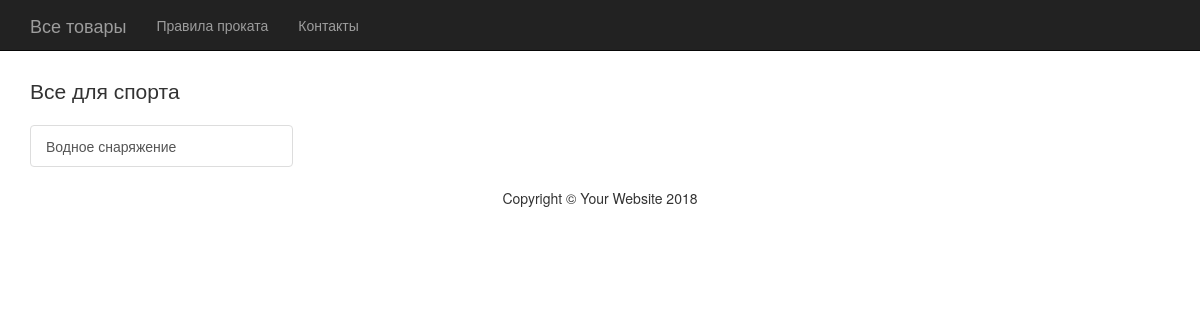
The page /category/2/ on the database as committed earlier.
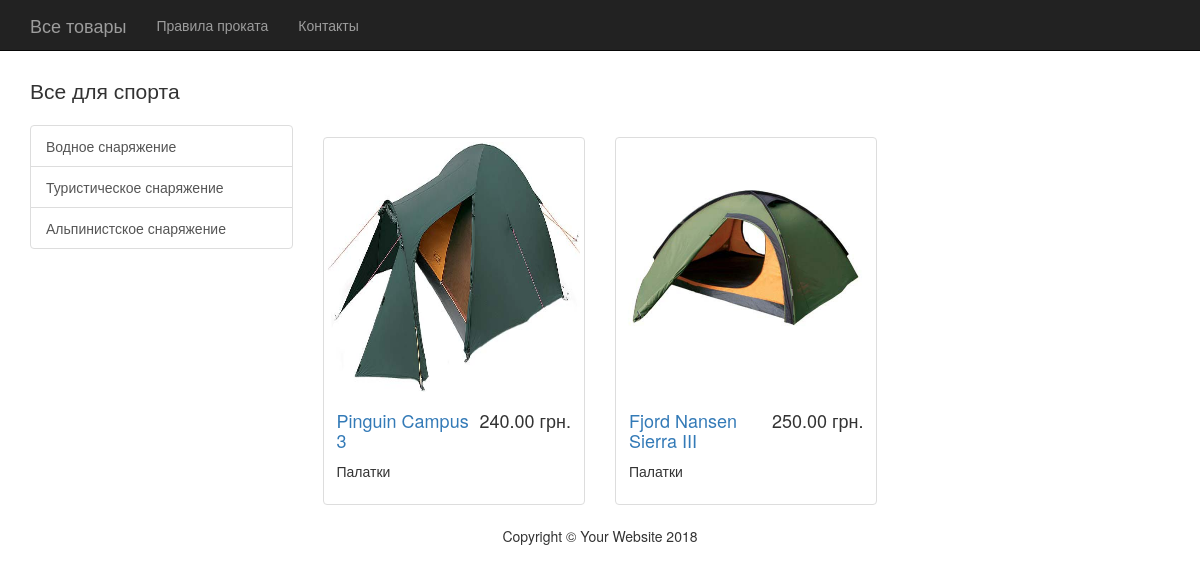
The same page on the database as committed later.
### prokat/models.py (models this page shows, shortened)
class Category(models.Model):
    title = models.CharField(max_length=100)

class Product(models.Model):
    category = models.ForeignKey(Category)
    type = models.ForeignKey(Type, null=True)
    title = models.CharField(max_length=120)
    description = models.TextField()
    image = models.ImageField(upload_to=image_folder)
    price = models.DecimalField(max_digits=9, decimal_places=2)
    available = models.BooleanField(default=True)

class Type(models.Model):
    type = models.CharField(max_length=200)
    def __str__(self):
        return self.type

### prokat/views.py (the view)
# urls.py: url(r'^category/(?P<pk>\d+)/$', prod_list, name='category'),
def prod_list(request, pk):
    products = Product.objects.filter(category=pk)
    categories = Category.objects.all()
    context = {
        'categories': categories,
        'products': products,
    }
    return render(request, 'category.html', context)

### prokat/templates/category.html (shortened to what this page needs)
{% extends "base.html" %}
{% block content %}
    <p class="lead">Все для спорта</p>
    <div class="list-group">
        {% for category in categories %}
            <a href="{% url 'category' pk=category.pk %}" class="list-group-item">{{ category.title }}</a>
        {% endfor %}
    </div>
    </div>
    <div class="col-md-9">
        <div class="row carousel-holder">
            <div class="col-md-12">
                <div id="carousel-example-generic" class="carousel slide" data-ride="carousel">
                    <ol class="carousel-indicators">
                    </ol>
                </div>
            </div>
        </div>
        <br>
        <div class="row">
            <br>
            <br>
            <br>
            {% for product in products %}
                <div class="col-sm-4 col-lg-4 col-md-4">
                    <div class="thumbnail">
                        <img src="{{ product.image.url }}" alt="" style='width:100%; height: 250px'>
                        <div class="caption">
                            <h4 class="pull-right">{{ product.price }} грн.</h4>
                            <h4><a href="{% url 'prod_detail' pk=product.pk %}">{{ product.title }}</a>
                            </h4>
                            <p>{{ product.type }}</p>
                        </div>
                    </div>
                </div>
            {% endfor %}
        </div>
    </div>
{% endblock content %}

Rows that differ between the two databases and show on the page:
added Category: title "Туристическое снаряжение"
added Category: title "Альпинистское снаряжение"
added Product: image (picture), price "240.00", title "Pinguin Campus 3", type "Палатки"
added Product: image (picture), price "250.00", title "Fjord Nansen Sierra III", type "Палатки"
